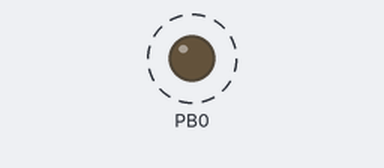
Bench run of a program on a simulated ATmega32, CodeVisionAVR source translated, built with avr-gcc and emulated at 8 MHz. On the bench: output pins drawn as LEDs (lit = HIGH). Dashed ring = blinking. Sleep ends after the set time or at an interrupt.

Above: at 0.2 s.
Timing chart, 0 to 3.0 s (numbered marks = the images above):
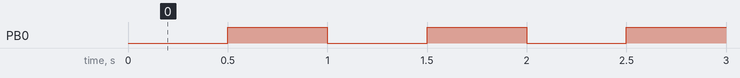

The program:

main.c
```c
/*****************************************************
Chip type               : ATmega32
AVR Core Clock frequency: 8.000000 MHz
Memory model            : Small
External RAM size       : 0
Data Stack size         : 512
*****************************************************/

#include <mega32.h>
#include <sleep.h>

int i=0;

// Timer 0 output compare interrupt service routine
interrupt [TIM0_COMP] void timer0_comp_isr(void)
{
   i++;
   if(i==61)
   {
      OCR0=0x09;
   }
   if(i==62)
   {
      PORTB.0 = ~PORTB.0;       //toggel pin 0 state.
      OCR0=0xFF;
      i=0;
   }
}

void main(void)
{

PORTB=0x00;     //set value of pin(0) to 0.
DDRB=0x01;      //pin(0)(led number D9) defined for output.

TCCR0=0x0C;     //initiate timer(0) for 31.250kHz clock frecuncy and CTC mode.
TCNT0=0x00;     //set timer(0) value register to 0x00.
OCR0=0xFF;      //set compare register to 0xFF.

TIMSK=0x02;     //enable timer(0) comper match interrupt.

#asm("sei")     //enable  Golobal interrupts
sleep_enable();         //initiate sleep in power management unit.

while (1)
      {
        idle();     //disable cpu clock (first sleep mode).
      }
}
```

Measured:
- by itself, PB0: alternates HIGH for 0.50 s and LOW for 0.50 s
